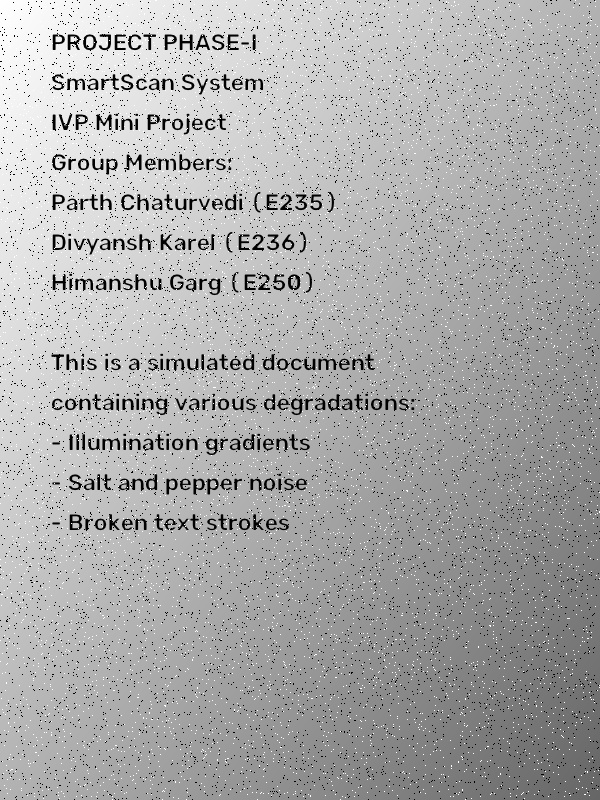
#> input picture samples/synthetic_degraded.jpg, 600 x 800 px
$ python run_cli.py   (older library calls are emulated)
#> lines starting #> are read from the running program, lines starting #| are printed output that depends on the picture; after the words box and inside, x2 and y2 are one past the last pixel; in counts of white or black regions, pixels touching at a corner belong together
import cv2
import argparse
import time
import os
import math
import numpy as np

def psnr(img1, img2):
    if img1.shape != img2.shape:
        img2 = cv2.resize(img2, (img1.shape[1], img1.shape[0]))
    mse = np.mean((img1.astype(float) - img2.astype(float)) ** 2)
    if mse == 0:
        return float('inf')
    return 20 * math.log10(255.0 / math.sqrt(mse))

def cir(orig, enhanced):
    s_orig = np.std(orig)
    s_enh = np.std(enhanced)
    return s_enh / s_orig if s_orig != 0 else float('inf')

def main():
    parser = argparse.ArgumentParser(description="SmartScan Comprehensive IVP Suite CLI")
    parser.add_argument('--input', type=str, default='samples/synthetic_degraded.jpg', help='Path to input image')
    parser.add_argument('--output_dir', type=str, default='results', help='Directory to save outputs')
    args = parser.parse_args()

    os.makedirs(args.output_dir, exist_ok=True)

    bgr = cv2.imread(args.input)
#> bgr is the input picture: shape (800, 600, 3); min 0, max 255, mean 170.3
    if bgr is None:
        print(f"Error: Cannot load image {args.input}")
        return

    gray = cv2.cvtColor(bgr, cv2.COLOR_BGR2GRAY)
    h, w = gray.shape

    print("Executing Complete IVP Syllabus Processing Suite...")

    # 1. Data Rep
    cv2.imwrite(f"{args.output_dir}/1_grayscale.jpg", gray)
    _, binary = cv2.threshold(gray, 127, 255, cv2.THRESH_BINARY)
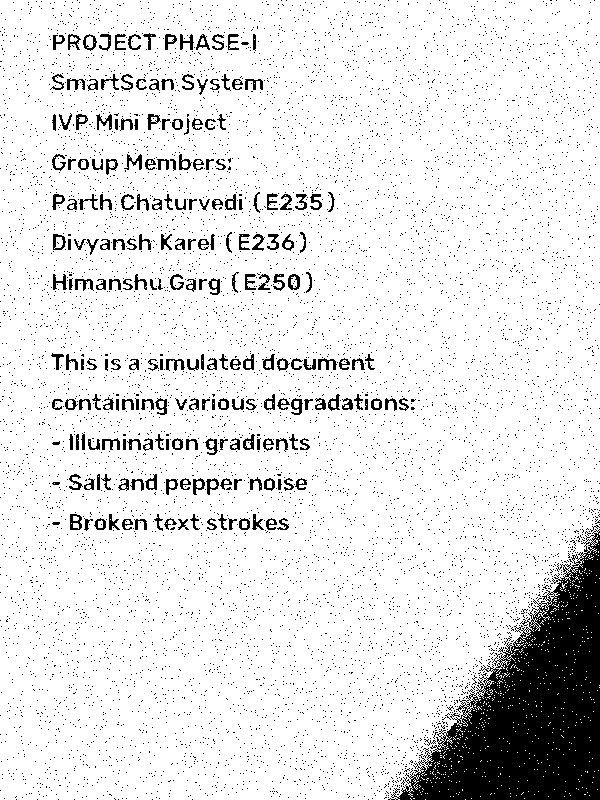
#> binary: shape (800, 600); 89.4% white; 8074 black regions (7847 under 20 px), largest, box (x1, y1, x2, y2) and area: (388, 529, 600, 800) 26591, (96, 114, 112, 130) 119, (124, 154, 142, 170) 117
    cv2.imwrite(f"{args.output_dir}/2_binary.jpg", binary)

    # 2. Color Spaces
    hsv = cv2.cvtColor(bgr, cv2.COLOR_BGR2HSV)
#> hsv: shape (800, 600, 3); mean H, S, V 0, 0, 170.3
    cv2.imwrite(f"{args.output_dir}/3_hsv_v.jpg", hsv[:, :, 2])
    ycrcb = cv2.cvtColor(bgr, cv2.COLOR_BGR2YCrCb)
#> ycrcb: shape (800, 600, 3); mean of channels 0, 1, 2 170.3, 128, 128
    cv2.imwrite(f"{args.output_dir}/4_ycrcb_y.jpg", ycrcb[:, :, 0])
    cv2.imwrite(f"{args.output_dir}/5_negative.jpg", 255 - gray)

    # 3. Point Transformations
    log_img = np.log1p(gray.astype(np.float32))
    log_img = cv2.normalize(log_img, None, 0, 255, cv2.NORM_MINMAX).astype(np.uint8)
    cv2.imwrite(f"{args.output_dir}/6_log_transform.jpg", log_img)

    table_05 = np.array([((i / 255.0) ** 0.5) * 255 for i in range(256)]).astype(np.uint8)
    cv2.imwrite(f"{args.output_dir}/7_gamma_05.jpg", cv2.LUT(gray, table_05))
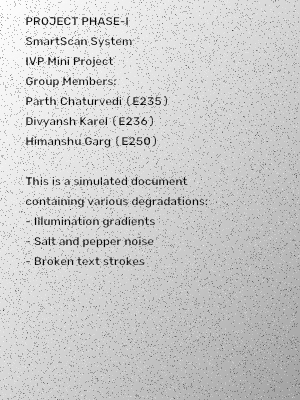
#> saved as 7_gamma_05.jpg: shape (800, 600) (shown at 1/2 size); min 0, max 255, mean 203.3

    mn, mx = float(gray.min()), float(gray.max())
#> mn = 0; mx = 255
    cs = ((gray.astype(np.float32) - mn) / (mx - mn + 1e-6) * 255).astype(np.uint8)
    cv2.imwrite(f"{args.output_dir}/8_contrast_stretch.jpg", cs)

    # 4. Histograms & Filters
    cv2.imwrite(f"{args.output_dir}/9_hist_equalized.jpg", cv2.equalizeHist(gray))
    clahe = cv2.createCLAHE(clipLimit=2.0, tileGridSize=(8, 8)).apply(gray)
    cv2.imwrite(f"{args.output_dir}/10_clahe.jpg", clahe)
    cv2.imwrite(f"{args.output_dir}/11_median_filter.jpg", cv2.medianBlur(gray, 5))

    # 5. Edge Extraction
    gx = cv2.Sobel(gray, cv2.CV_64F, 1, 0, ksize=3)
    gy = cv2.Sobel(gray, cv2.CV_64F, 0, 1, ksize=3)
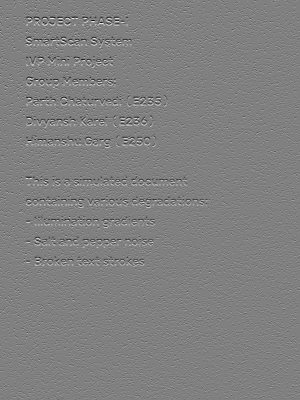
#> gy: shape (800, 600) float64 (shown at 1/2 size); min -998, max 984, mean -0.7; drawn with min black and max white
    sobel_mag = cv2.magnitude(gx, gy)
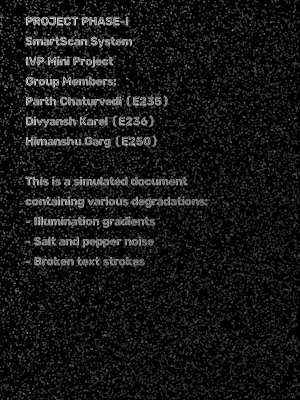
#> sobel_mag: shape (800, 600) float64 (shown at 1/2 size); min 0, max 1102.9, mean 96.2; drawn with min black and max white
    cv2.imwrite(f"{args.output_dir}/12_sobel.jpg", cv2.normalize(sobel_mag, None, 0, 255, cv2.NORM_MINMAX).astype(np.uint8))
    cv2.imwrite(f"{args.output_dir}/13_canny.jpg", cv2.Canny(clahe, 50, 150))
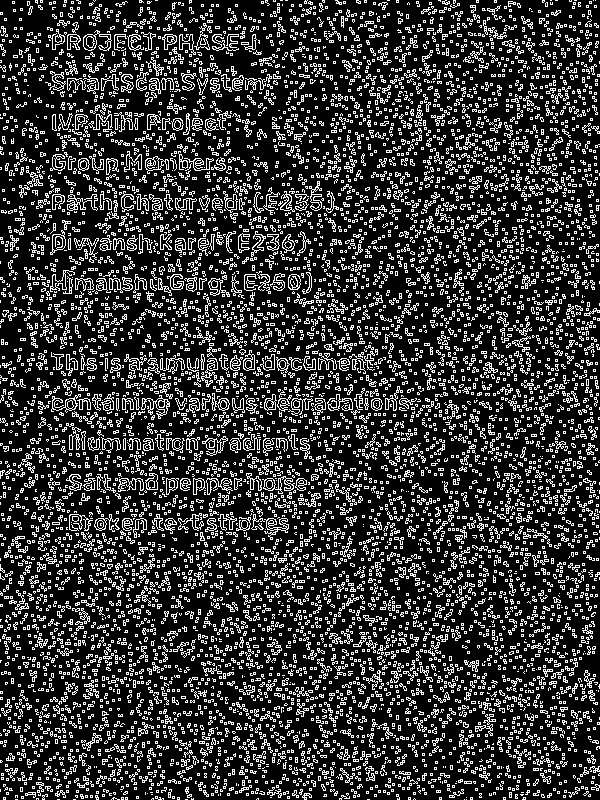
#> saved as 13_canny.jpg: shape (800, 600); 20.8% white in thin lines or dots

    # 6. Morphology
    _, mbin = cv2.threshold(clahe, 0, 255, cv2.THRESH_BINARY + cv2.THRESH_OTSU)
#> mbin: shape (800, 600); 95.2% white; black in thin lines or dots
    k3 = cv2.getStructuringElement(cv2.MORPH_RECT, (3, 3))
    cv2.imwrite(f"{args.output_dir}/14_opening.jpg", cv2.morphologyEx(mbin, cv2.MORPH_OPEN, k3))
    cv2.imwrite(f"{args.output_dir}/15_closing.jpg", cv2.morphologyEx(mbin, cv2.MORPH_CLOSE, k3))

    # 7. Segmentation
    cv2.imwrite(f"{args.output_dir}/16_otsu_segmentation.jpg", mbin)
    adap = cv2.adaptiveThreshold(clahe, 255, cv2.ADAPTIVE_THRESH_GAUSSIAN_C, cv2.THRESH_BINARY, 31, 10)
#> adap: shape (800, 600); 93.1% white; black in thin lines or dots
    cv2.imwrite(f"{args.output_dir}/17_adaptive_segmentation.jpg", adap)

    # 8. Frequency Domain
    dft = np.fft.fft2(gray.astype(np.float32))
    dft_shift = np.fft.fftshift(dft)
    mag = 20 * np.log(np.abs(dft_shift) + 1)
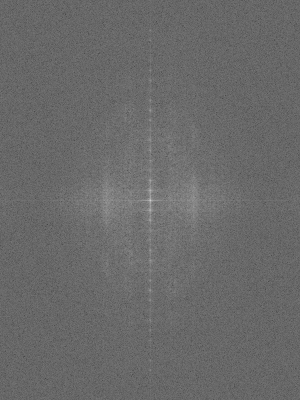
#> mag: shape (800, 600) float64 (shown at 1/2 size); min 73.69, max 364.4, mean 194.7; drawn with min black and max white
    cv2.imwrite(f"{args.output_dir}/18_dft_spectrum.jpg", cv2.normalize(mag, None, 0, 255, cv2.NORM_MINMAX).astype(np.uint8))

    # 9. Master HD Restoration (Stage 4 Himanshu Garg)
    bilateral = cv2.bilateralFilter(gray, 9, 75, 75)
    clahe_hd = cv2.createCLAHE(clipLimit=2.0, tileGridSize=(8, 8)).apply(bilateral)
    nlm = cv2.fastNlMeansDenoising(clahe_hd, None, h=7, templateWindowSize=7, searchWindowSize=21)
    blur_hd = cv2.GaussianBlur(nlm, (0, 0), 1.5)
    sharp_hd = cv2.addWeighted(nlm, 2.0, blur_hd, -1.0, 0)
    sharp_hd = np.clip(sharp_hd, 0, 255).astype(np.uint8)
    mask_hd = cv2.adaptiveThreshold(sharp_hd, 255, cv2.ADAPTIVE_THRESH_GAUSSIAN_C, cv2.THRESH_BINARY, 31, 10)
#> mask_hd: shape (800, 600); 95.4% white; black in thin lines or dots
    final_clean = np.where(mask_hd == 255, 255, sharp_hd).astype(np.uint8)
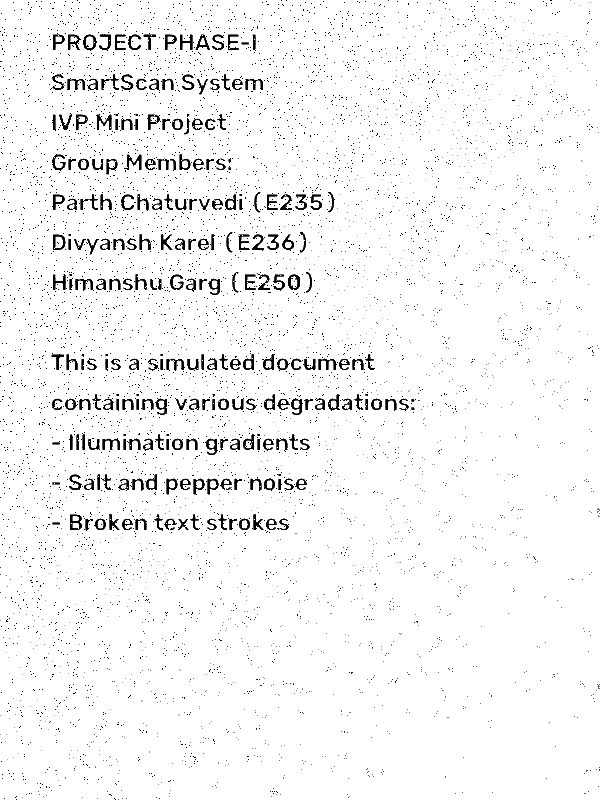
#> final_clean: shape (800, 600); min 0, max 255, mean 244.9
    final_hd = cv2.resize(final_clean, (w * 2, h * 2), interpolation=cv2.INTER_LANCZOS4)
    cv2.imwrite(f"{args.output_dir}/19_final_master_hd.jpg", final_hd)

    psnr_val = psnr(gray, final_clean)
#> in psnr, `mse = np.mean((img1.astype(float) - img2.astype(float)) ** 2)`: mse = 7005.7
#> psnr_val = 9.68
    cir_val = cir(gray, sharp_hd)
#> in cir, `s_orig = np.std(orig)`: s_orig = 47.36
#> in cir, `s_enh = np.std(enhanced)`: s_enh = 44.32
#> cir_val = 0.936

    print("\n--- Summary Benchmarks ---")
    print(f"PSNR Gain: {psnr_val:.2f} dB")
#| PSNR Gain: 9.68 dB
    print(f"Contrast Improvement Ratio: {cir_val:.2f}x")
#| Contrast Improvement Ratio: 0.94x
    print(f"HD Output Resolution: {w * 2} x {h * 2} px (2x Lanczos4)")
#| HD Output Resolution: 1200 x 1600 px (2x Lanczos4)
    print(f"All 19 textbook representations generated and saved to '{args.output_dir}/'")

if __name__ == "__main__":
    main()

$ run again, with samples/current_upload.jpg copied over samples/synthetic_degraded.jpg
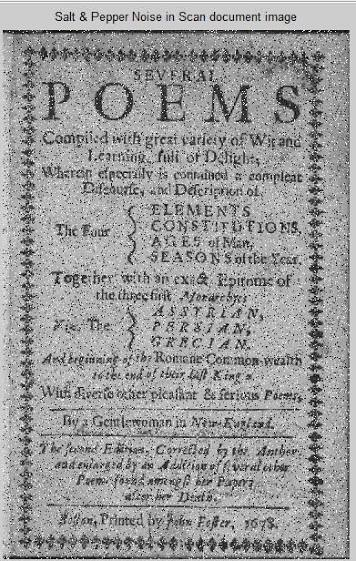
#> input picture samples/current_upload.jpg, 356 x 561 px
#> in main, bgr is the input picture: shape (561, 356, 3); mean B, G, R 155.1, 155.1, 155.1
#> in main, `_, binary = cv2.threshold(gray, 127, 255, cv2.THRESH_BINARY)`:
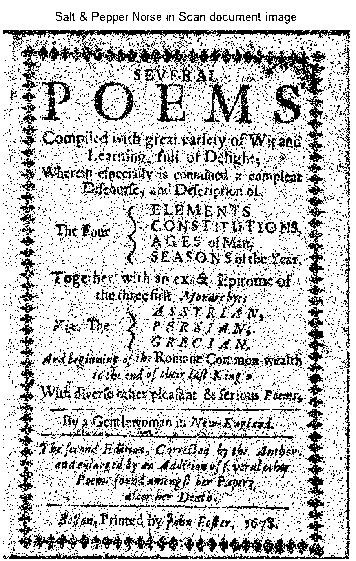
#> binary: shape (561, 356); 78% white; black in thin lines or dots
#> hsv: shape (561, 356, 3); mean H, S, V 1, 0.1, 155.2
#> ycrcb: shape (561, 356, 3); mean of channels 0, 1, 2 155.1, 128, 128
#> mn = 0; mx = 255
#> mbin: shape (561, 356); 64% white; black in thin lines or dots
#> adap: shape (561, 356); 61.6% white; black in thin lines or dots
#> mask_hd: shape (561, 356); 72.5% white; 3347 black regions (2982 under 20 px), largest, box (x1, y1, x2, y2) and area: (3, 30, 350, 559) 5637, (232, 46, 325, 95) 1017, (37, 419, 296, 442) 1002
#> in main, `final_hd = cv2.resize(final_clean, (w * 2, h * 2), interpolation=cv2.I..`:
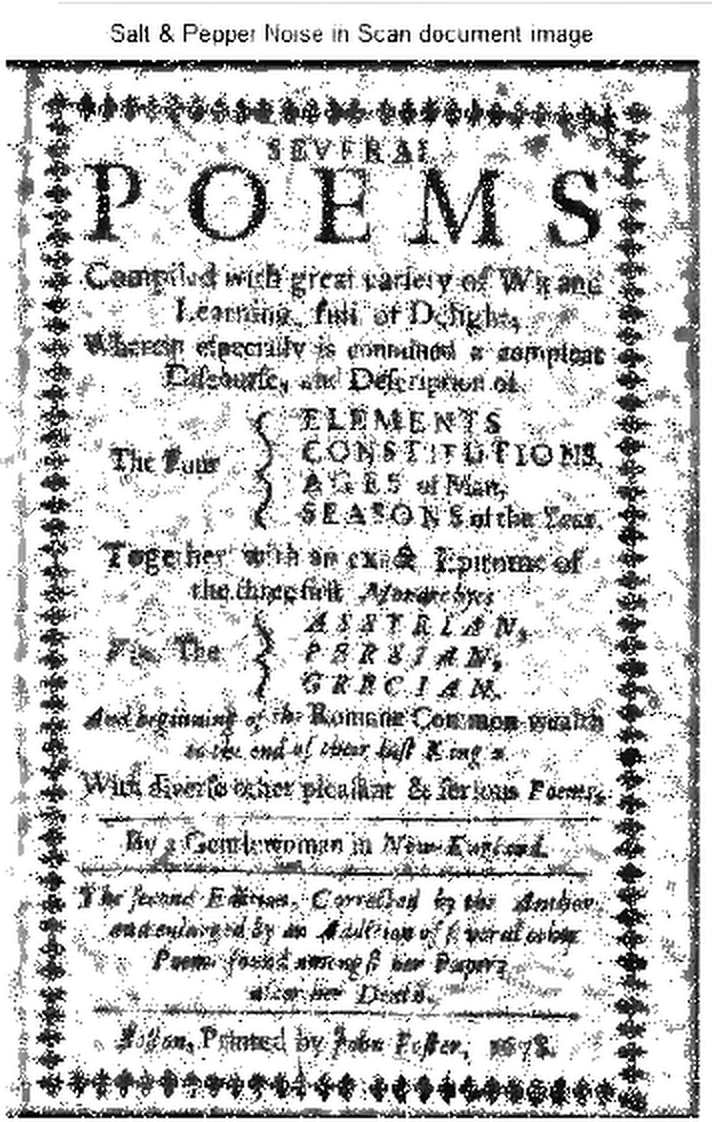
#> final_hd: shape (1122, 712); min 0, max 255, mean 202.8
#> mse = 5064.7
#> psnr_val = 11.09
#> s_orig = 47.48
#> s_enh = 63.09
#> cir_val = 1.33
#| PSNR Gain: 11.09 dB
#| Contrast Improvement Ratio: 1.33x
#| HD Output Resolution: 712 x 1122 px (2x Lanczos4)

$ run again, with samples/sample_1_academic_shadowed.jpg copied over samples/synthetic_degraded.jpg
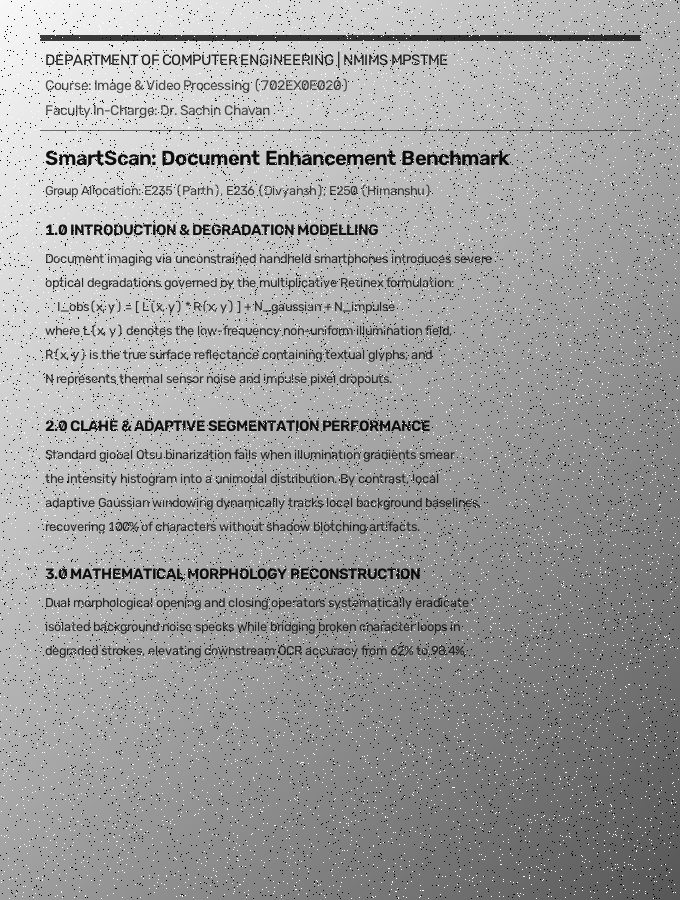
#> input picture samples/sample_1_academic_shadowed.jpg, 680 x 900 px
#> in main, bgr is the input picture: shape (900, 680, 3); min 0, max 255, mean 158.1
#> binary: shape (900, 680); 80% white; 7805 black regions (7171 under 20 px), largest, box (x1, y1, x2, y2) and area: (290, 476, 680, 900) 78226, (40, 33, 641, 42) 3572, (301, 567, 357, 579) 400
#> hsv: shape (900, 680, 3); mean H, S, V 0, 0, 158.1
#> ycrcb: shape (900, 680, 3); mean of channels 0, 1, 2 158.1, 128, 128
#> in main, `cv2.imwrite(f"{args.output_dir}/7_gamma_05.jpg", cv2.LUT(gray, table_0..`:
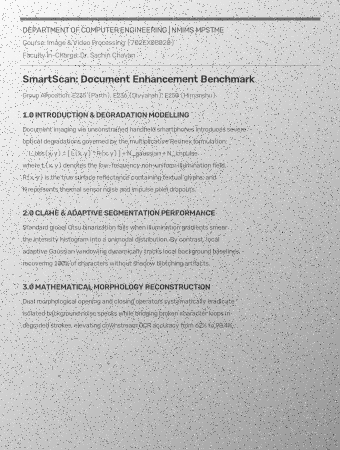
#> saved as 7_gamma_05.jpg: shape (900, 680) (shown at 1/2 size); min 0, max 255, mean 196.7
#> mn = 0; mx = 255
#> mbin: shape (900, 680); 63.3% white; 7348 black regions (6824 under 20 px), largest, box (x1, y1, x2, y2) and area: (20, 163, 680, 900) 171551, (40, 33, 641, 42) 3572, (370, 420, 430, 432) 469
#> adap: shape (900, 680); 90.2% white; black in thin lines or dots
#> mask_hd: shape (900, 680); 92.4% white; black in thin lines or dots
#> in main, `final_clean = np.where(mask_hd == 255, 255, sharp_hd).astype(np.uint8)`:
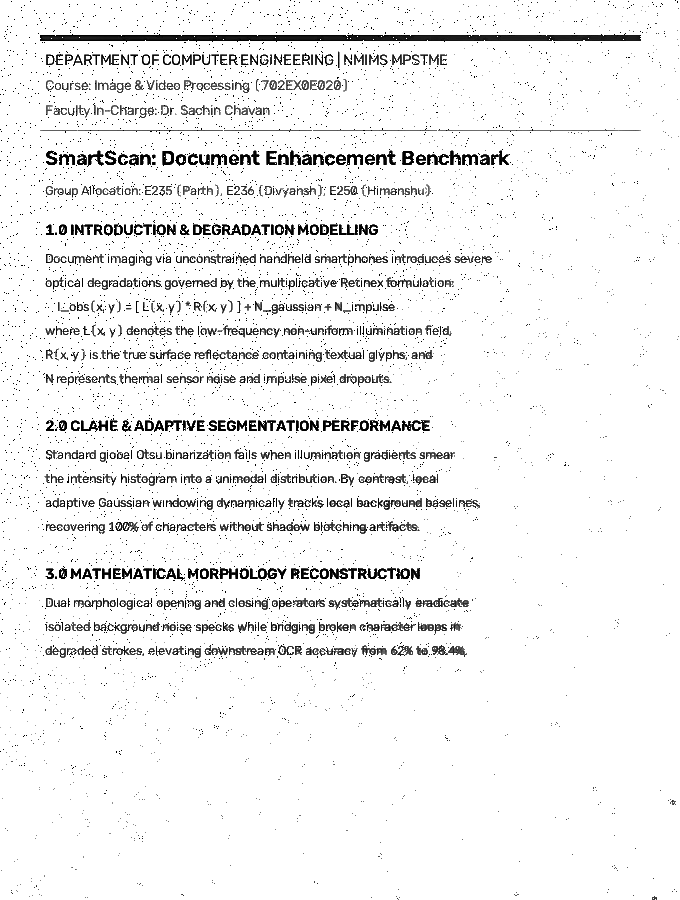
#> final_clean: shape (900, 680); min 0, max 255, mean 239.6
#> mse = 8706.8
#> psnr_val = 8.73
#> s_orig = 46.11
#> s_enh = 47.14
#> cir_val = 1.02
#| PSNR Gain: 8.73 dB
#| Contrast Improvement Ratio: 1.02x
#| HD Output Resolution: 1360 x 1800 px (2x Lanczos4)
